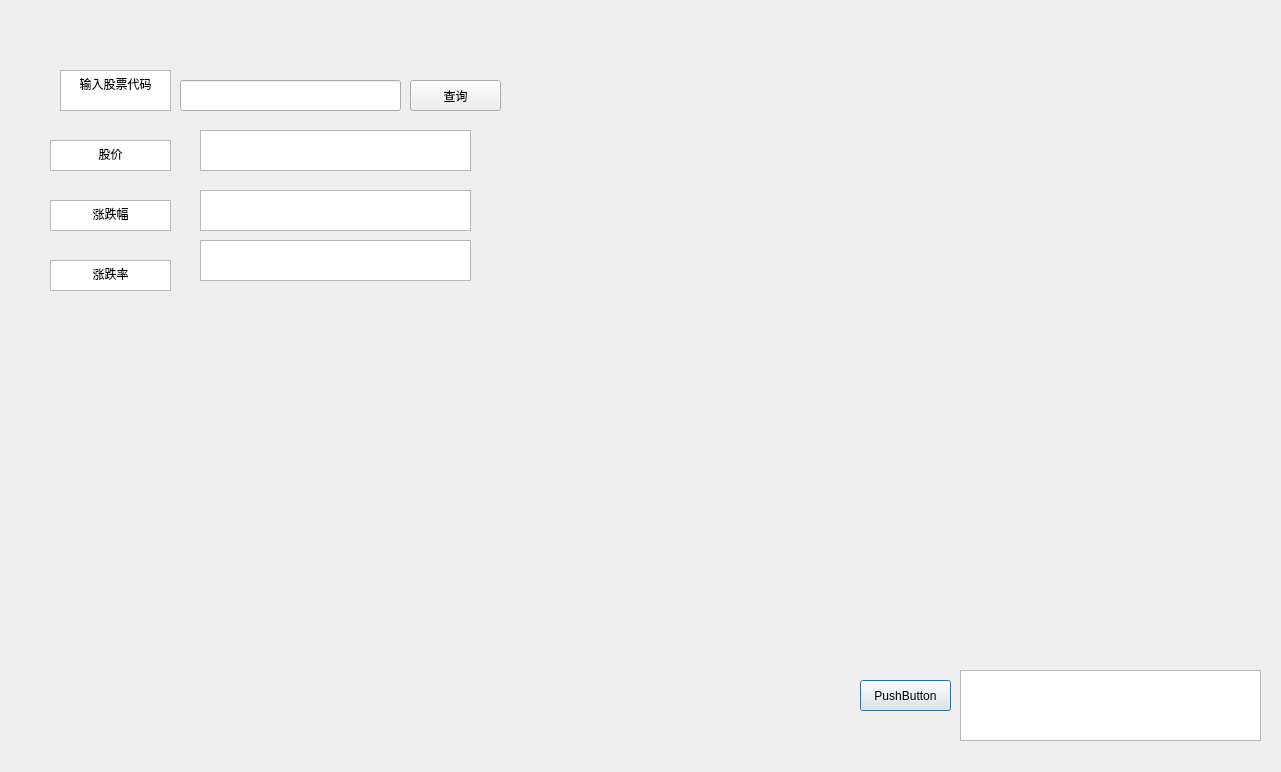
<?xml version="1.0" encoding="UTF-8"?>
<ui version="4.0">
 <class>Dialog</class>
 <widget class="QDialog" name="Dialog">
  <property name="geometry">
   <rect>
    <x>0</x>
    <y>0</y>
    <width>1281</width>
    <height>772</height>
   </rect>
  </property>
  <property name="windowTitle">
   <string>Dialog</string>
  </property>
  <widget class="QPushButton" name="pushButton">
   <property name="geometry">
    <rect>
     <x>860</x>
     <y>680</y>
     <width>91</width>
     <height>31</height>
    </rect>
   </property>
   <property name="text">
    <string>PushButton</string>
   </property>
  </widget>
  <widget class="QTextEdit" name="chatOutput">
   <property name="geometry">
    <rect>
     <x>960</x>
     <y>670</y>
     <width>301</width>
     <height>71</height>
    </rect>
   </property>
  </widget>
  <widget class="QPushButton" name="find">
   <property name="geometry">
    <rect>
     <x>410</x>
     <y>80</y>
     <width>91</width>
     <height>31</height>
    </rect>
   </property>
   <property name="text">
    <string>查询</string>
   </property>
  </widget>
  <widget class="QTextEdit" name="stockprice">
   <property name="geometry">
    <rect>
     <x>200</x>
     <y>130</y>
     <width>271</width>
     <height>41</height>
    </rect>
   </property>
  </widget>
  <widget class="QLineEdit" name="stockinput">
   <property name="geometry">
    <rect>
     <x>180</x>
     <y>80</y>
     <width>221</width>
     <height>31</height>
    </rect>
   </property>
   <property name="text">
    <string/>
   </property>
  </widget>
  <widget class="QTextEdit" name="textEdit">
   <property name="geometry">
    <rect>
     <x>50</x>
     <y>140</y>
     <width>121</width>
     <height>31</height>
    </rect>
   </property>
   <property name="html">
    <string>&lt;!DOCTYPE HTML PUBLIC &quot;-//W3C//DTD HTML 4.0//EN&quot; &quot;http://www.w3.org/TR/REC-html40/strict.dtd&quot;&gt;
&lt;html&gt;&lt;head&gt;&lt;meta name=&quot;qrichtext&quot; content=&quot;1&quot; /&gt;&lt;style type=&quot;text/css&quot;&gt;
p, li { white-space: pre-wrap; }
&lt;/style&gt;&lt;/head&gt;&lt;body style=&quot; font-family:'SimSun'; font-size:9pt; font-weight:400; font-style:normal;&quot;&gt;
&lt;p align=&quot;center&quot; style=&quot; margin-top:0px; margin-bottom:0px; margin-left:0px; margin-right:0px; -qt-block-indent:0; text-indent:0px;&quot;&gt;股价&lt;/p&gt;&lt;/body&gt;&lt;/html&gt;</string>
   </property>
  </widget>
  <widget class="QTextEdit" name="textEdit_2">
   <property name="geometry">
    <rect>
     <x>60</x>
     <y>70</y>
     <width>111</width>
     <height>41</height>
    </rect>
   </property>
   <property name="html">
    <string>&lt;!DOCTYPE HTML PUBLIC &quot;-//W3C//DTD HTML 4.0//EN&quot; &quot;http://www.w3.org/TR/REC-html40/strict.dtd&quot;&gt;
&lt;html&gt;&lt;head&gt;&lt;meta name=&quot;qrichtext&quot; content=&quot;1&quot; /&gt;&lt;style type=&quot;text/css&quot;&gt;
p, li { white-space: pre-wrap; }
&lt;/style&gt;&lt;/head&gt;&lt;body style=&quot; font-family:'SimSun'; font-size:9pt; font-weight:400; font-style:normal;&quot;&gt;
&lt;p align=&quot;center&quot; style=&quot; margin-top:0px; margin-bottom:0px; margin-left:0px; margin-right:0px; -qt-block-indent:0; text-indent:0px;&quot;&gt;输入股票代码&lt;/p&gt;&lt;/body&gt;&lt;/html&gt;</string>
   </property>
  </widget>
  <widget class="QTextEdit" name="textEdit_3">
   <property name="geometry">
    <rect>
     <x>50</x>
     <y>200</y>
     <width>121</width>
     <height>31</height>
    </rect>
   </property>
   <property name="html">
    <string>&lt;!DOCTYPE HTML PUBLIC &quot;-//W3C//DTD HTML 4.0//EN&quot; &quot;http://www.w3.org/TR/REC-html40/strict.dtd&quot;&gt;
&lt;html&gt;&lt;head&gt;&lt;meta name=&quot;qrichtext&quot; content=&quot;1&quot; /&gt;&lt;style type=&quot;text/css&quot;&gt;
p, li { white-space: pre-wrap; }
&lt;/style&gt;&lt;/head&gt;&lt;body style=&quot; font-family:'SimSun'; font-size:9pt; font-weight:400; font-style:normal;&quot;&gt;
&lt;p align=&quot;center&quot; style=&quot; margin-top:0px; margin-bottom:0px; margin-left:0px; margin-right:0px; -qt-block-indent:0; text-indent:0px;&quot;&gt;涨跌幅&lt;/p&gt;&lt;/body&gt;&lt;/html&gt;</string>
   </property>
  </widget>
  <widget class="QTextEdit" name="textEdit_4">
   <property name="geometry">
    <rect>
     <x>50</x>
     <y>260</y>
     <width>121</width>
     <height>31</height>
    </rect>
   </property>
   <property name="html">
    <string>&lt;!DOCTYPE HTML PUBLIC &quot;-//W3C//DTD HTML 4.0//EN&quot; &quot;http://www.w3.org/TR/REC-html40/strict.dtd&quot;&gt;
&lt;html&gt;&lt;head&gt;&lt;meta name=&quot;qrichtext&quot; content=&quot;1&quot; /&gt;&lt;style type=&quot;text/css&quot;&gt;
p, li { white-space: pre-wrap; }
&lt;/style&gt;&lt;/head&gt;&lt;body style=&quot; font-family:'SimSun'; font-size:9pt; font-weight:400; font-style:normal;&quot;&gt;
&lt;p align=&quot;center&quot; style=&quot; margin-top:0px; margin-bottom:0px; margin-left:0px; margin-right:0px; -qt-block-indent:0; text-indent:0px;&quot;&gt;股价&lt;/p&gt;&lt;/body&gt;&lt;/html&gt;</string>
   </property>
  </widget>
  <widget class="QTextEdit" name="stockprice_2">
   <property name="geometry">
    <rect>
     <x>200</x>
     <y>130</y>
     <width>271</width>
     <height>41</height>
    </rect>
   </property>
  </widget>
  <widget class="QTextEdit" name="textEdit_5">
   <property name="geometry">
    <rect>
     <x>50</x>
     <y>260</y>
     <width>121</width>
     <height>31</height>
    </rect>
   </property>
   <property name="html">
    <string>&lt;!DOCTYPE HTML PUBLIC &quot;-//W3C//DTD HTML 4.0//EN&quot; &quot;http://www.w3.org/TR/REC-html40/strict.dtd&quot;&gt;
&lt;html&gt;&lt;head&gt;&lt;meta name=&quot;qrichtext&quot; content=&quot;1&quot; /&gt;&lt;style type=&quot;text/css&quot;&gt;
p, li { white-space: pre-wrap; }
&lt;/style&gt;&lt;/head&gt;&lt;body style=&quot; font-family:'SimSun'; font-size:9pt; font-weight:400; font-style:normal;&quot;&gt;
&lt;p align=&quot;center&quot; style=&quot; margin-top:0px; margin-bottom:0px; margin-left:0px; margin-right:0px; -qt-block-indent:0; text-indent:0px;&quot;&gt;涨跌率&lt;/p&gt;&lt;/body&gt;&lt;/html&gt;</string>
   </property>
  </widget>
  <widget class="QTextEdit" name="stockdecrease">
   <property name="geometry">
    <rect>
     <x>200</x>
     <y>190</y>
     <width>271</width>
     <height>41</height>
    </rect>
   </property>
  </widget>
  <widget class="QTextEdit" name="stockrate">
   <property name="geometry">
    <rect>
     <x>200</x>
     <y>240</y>
     <width>271</width>
     <height>41</height>
    </rect>
   </property>
  </widget>
 </widget>
 <resources/>
 <connections/>
</ui>
